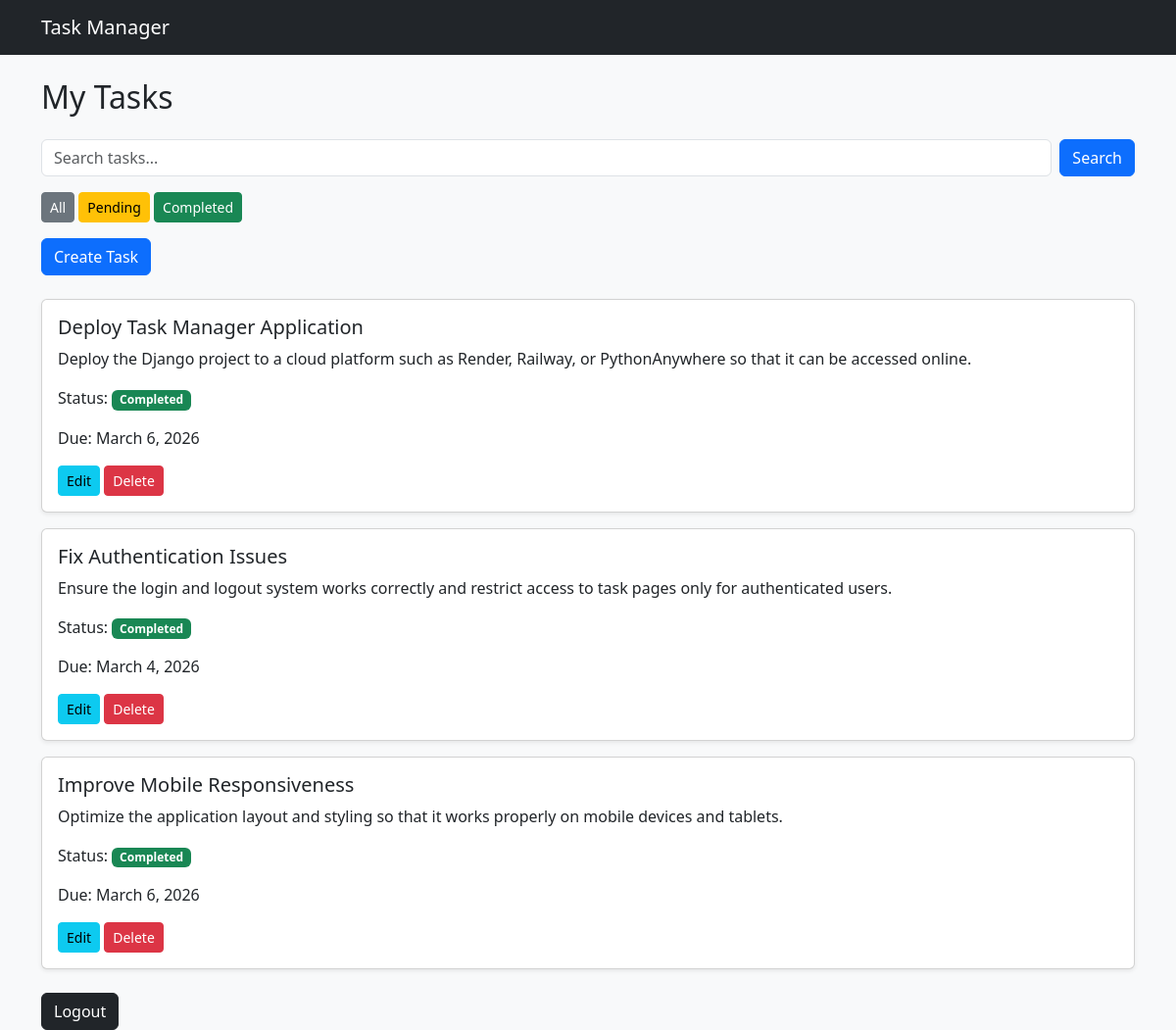
The page /?status=completed (signed in) on the database its author committed.
### tasks/models.py (models this page shows, shortened)
class Task(models.Model):
    STATUS_CHOICES = [
        ('pending', 'Pending'),
        ('completed', 'Completed')
    ]
    title = models.CharField(max_length=200)
    description = models.TextField()
    status = models.CharField(max_length=10, choices=STATUS_CHOICES, default='pending')
    due_date = models.DateField()
    created_date = models.DateTimeField(auto_now_add=True)
    user = models.ForeignKey(User, on_delete=models.CASCADE)

### tasks/views.py (the view)
# urls.py: path('', TaskListView.as_view(), name='tasks'),
class TaskListView(LoginRequiredMixin, ListView):
    model = Task
    template_name = 'task_list.html'
    context_object_name = 'tasks'
    def get_queryset(self):
        queryset = Task.objects.filter(user=self.request.user)
        status = self.request.GET.get('status')
        if status == 'pending':
            queryset = queryset.filter(status='pending')
        elif status == 'completed':
            queryset = queryset.filter(status='completed')
        search = self.request.GET.get('search')
        if search:
            queryset = queryset.filter(
                Q(title__icontains=search) |
                Q(description__icontains=search)
            )
        return queryset

### templates/task_list.html (shortened to what this page needs)
{% extends 'base.html' %}
{% block content %}
<h2 class="mb-4">My Tasks</h2>
<form method="GET" class="mb-3 d-flex">
    <input class="form-control me-2" type="text" name="search" placeholder="Search tasks..." value="{{ request.GET.search }}">
    <button class="btn btn-primary">Search</button>
</form>
<div class="mb-3">
    <a class="btn btn-secondary btn-sm" href="/">All</a>
    <a class="btn btn-warning btn-sm" href="/?status=pending">Pending</a>
    <a class="btn btn-success btn-sm" href="/?status=completed">Completed</a>
</div>
<a href="{% url 'task-create' %}" class="btn btn-primary mb-4">Create Task</a>
{% for task in tasks %}
<div class="card mb-3 shadow-sm">
    <div class="card-body">
        <h5 class="card-title">{{ task.title }}</h5>
        <p class="card-text">{{ task.description }}</p>
        <p>
            Status:
            {% if task.status == "completed" %}
                <span class="badge bg-success">Completed</span>
            {% else %}
                <span class="badge bg-warning text-dark">Pending</span>
            {% endif %}
        </p>
        <p>Due: {{ task.due_date }}</p>
        <a href="{% url 'task-update' task.pk %}" class="btn btn-sm btn-info">Edit</a>
        <a href="{% url 'task-delete' task.pk %}" class="btn btn-sm btn-danger">Delete</a>
    </div>
</div>
{% empty %}
<div class="alert alert-info">
    No tasks found.
</div>
{% endfor %}
<div class="mt-4 text-start">
<form method="POST" action="{% url 'logout' %}">
    <button class="btn btn-dark">Logout</button>
</form>
</div>
{% endblock %}

### rows shown on the page
Task: title "Deploy Task Manager Application", description "Deploy the Django project to a cloud platform such as Render, Railway, or PythonAnywhere so that it can be accessed online.", status "Completed", due_date "March 6, 2026"
Task: title "Fix Authentication Issues", description "Ensure the login and logout system works correctly and restrict access to task pages only for authenticated users.", status "Completed", due_date "March 4, 2026"
Task: title "Improve Mobile Responsiveness", description "Optimize the application layout and styling so that it works properly on mobile devices and tablets.", status "Completed", due_date "March 6, 2026"
